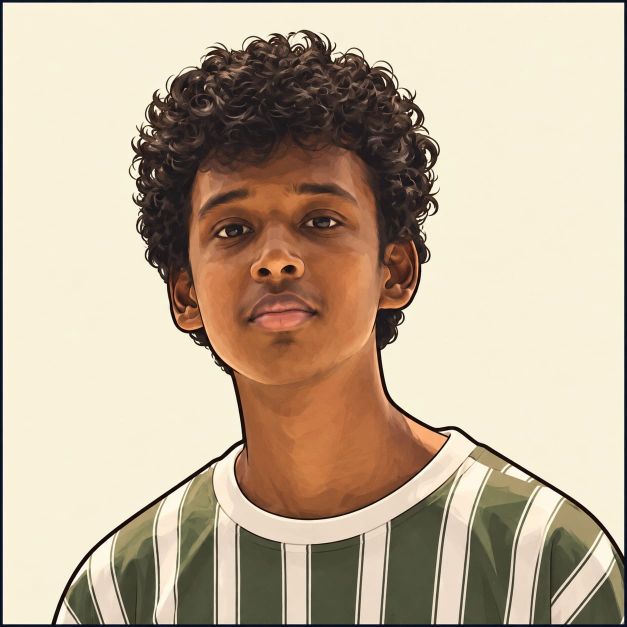
#> input picture source-photo.png, 1254 x 1254 px (shown at 1/2 size)
$ python make_ascii_svg.py
#> lines starting #> are read from the running program, lines starting #| are printed output that depends on the picture; after the words box and inside, x2 and y2 are one past the last pixel; in counts of white or black regions, pixels touching at a corner belong together
#!/usr/bin/env python3
"""
Generate profile-ascii.svg matching avi-ascii.svg terminal animation style.

Style features:
  • Skin rendered with NO ASCII characters (clean empty spaces)
  • Background rendered with NO ASCII characters (clean empty spaces)
  • Hair rendered with rich curly ASCII texture
  • Eyebrows, eyes, pupils, nose, lips, jawline, ears, and shirt stripes
    rendered with crisp ASCII characters
  • Animated terminal frame with row-by-row typing clipPath and moving cursor
  • Terminal header and whoami footer with blinking cursor
"""

import sys
from pathlib import Path
from PIL import Image, ImageFilter
import numpy as np

WORKSPACE = Path(__file__).resolve().parent.parent
SOURCE_PATH = WORKSPACE / "source-photo.png"
OUTPUT_SVG = WORKSPACE / "profile-ascii.svg"

# Grid settings matching avi-ascii.svg
COLS = 180
ROWS = 96
SVG_W = 840.0
SVG_H = 880.0
CONTENT_W = 800.0
FONT_SIZE = 7.2
ROW_H = 8.3
ROW_DUR = 0.06
X_OFFSET = 20.0
Y_START_CLIP = 37.0
Y_START_TEXT = 43.2
Y_START_RECT = 38.0

RAMP = "@%#sc*+=-:` "


def process_portrait(img_path: Path):
    img = Image.open(img_path).convert("RGB")
#> img is the input picture: PIL image 1254x1254 RGB; mean R, G, B 192.4, 175.3, 153

    # 1. Tight crop matching Avi's head-and-shoulders framing
    # In 1254x1254 source photo:
    crop_box = (160, 40, 1040, 1040)  # 880 x 1000
    img_crop = img.crop(crop_box)
    w, h = img_crop.size

    arr_rgb = np.array(img_crop, dtype=np.float32)
    r = arr_rgb[:, :, 0]
    g = arr_rgb[:, :, 1]
    b = arr_rgb[:, :, 2]
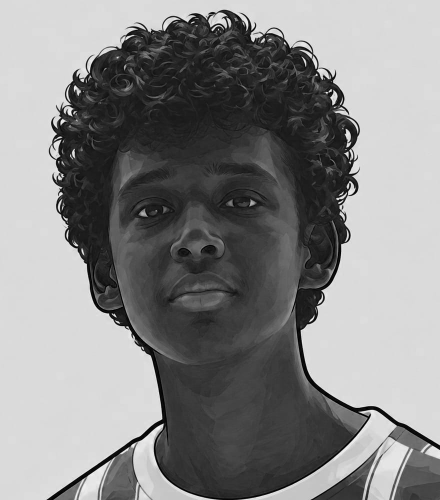
#> b: shape (1000, 880) float32 (shown at 1/2 size); min 0, max 252, mean 134.5
    gray = 0.299 * r + 0.587 * g + 0.114 * b

    # 2. Background mask (cream/off-white background)
    bg_sample = np.array([245.0, 240.0, 220.0])
    bg_dist = np.sqrt((r - bg_sample[0])**2 + (g - bg_sample[1])**2 + (b - bg_sample[2])**2)
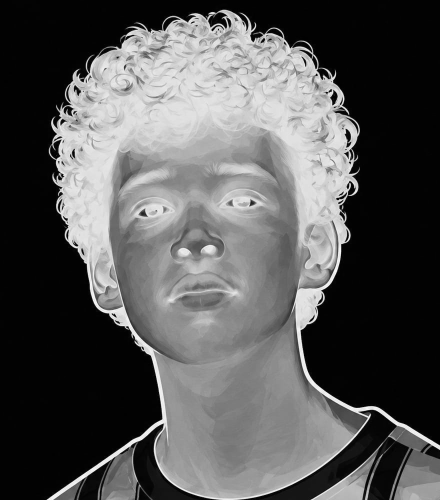
#> bg_dist: shape (1000, 880) float32 (shown at 1/2 size); min 0, max 405.7, mean 138.2; drawn with min black and max white
    is_bg = (bg_dist < 45) | ((r > 230) & (g > 225) & (b > 205) & (np.abs(r - g) < 20))
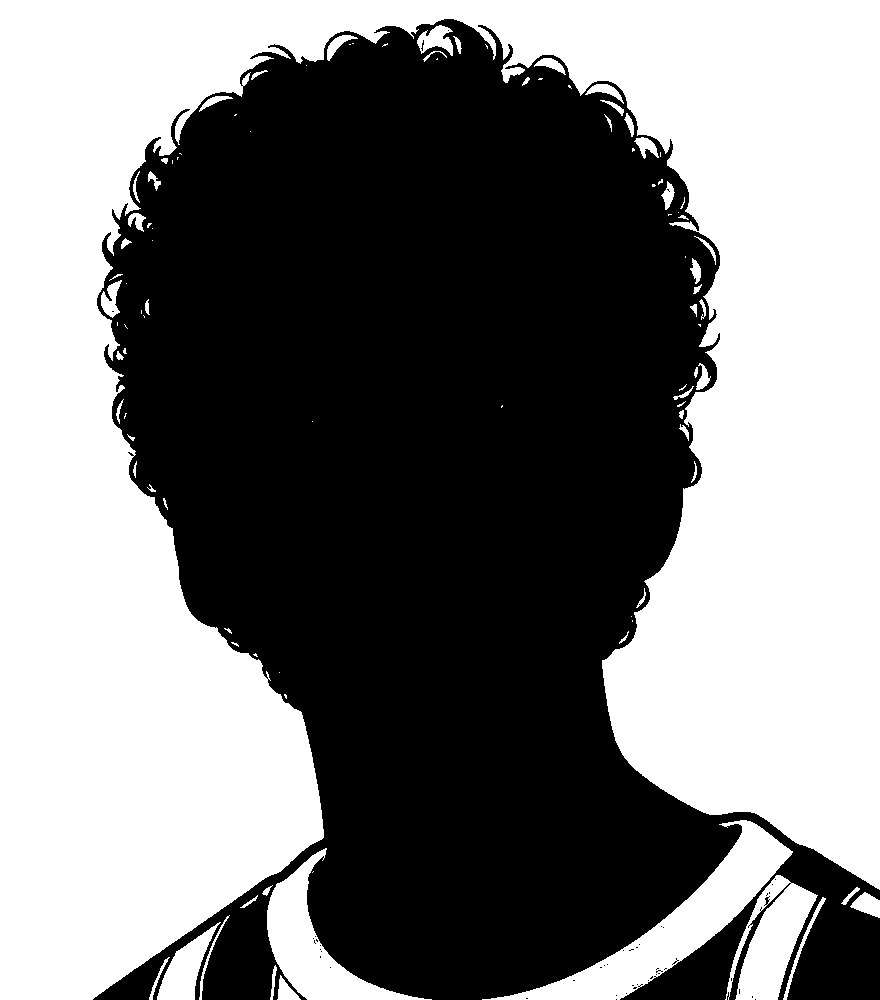
#> is_bg: shape (1000, 880) bool; 48.5% white; 100 white regions (44 under 20 px), largest, box (x1, y1, x2, y2) and area: (0, 0, 880, 1000) 392812, (482, 820, 793, 1000) 12257, (267, 848, 432, 1000) 7115

    # 3. Multi-scale edge detection
    pil_gray = Image.fromarray(gray.astype(np.uint8))
    edges = np.array(pil_gray.filter(ImageFilter.FIND_EDGES))
    smooth_gray = pil_gray.filter(ImageFilter.GaussianBlur(radius=1.2))
    smooth_edges = np.array(smooth_gray.filter(ImageFilter.FIND_EDGES))
    comb_edges = np.maximum(edges, smooth_edges * 1.3)

    y_indices = np.arange(h)[:, None]
    x_indices = np.arange(w)[None, :]

    # 4. Hair mask (upper curly crown)
    is_hair = (y_indices < 620) & (gray < 85) & ~is_bg
#> is_hair: shape (1000, 880) bool; 20.7% white; 101 white regions (86 under 20 px), largest, box (x1, y1, x2, y2) and area: (98, 20, 719, 620) 161377, (256, 375, 374, 467) 5777, (413, 361, 538, 450) 5726

    # 5. Facial features (eyebrows, eyes, eyelids, pupils, nostrils, lips)
    face_region = (y_indices >= 240) & (y_indices <= 760) & (x_indices >= 120) & (x_indices <= 780)
    is_feature = face_region & (gray < 75) & ~is_bg
#> is_feature: shape (1000, 880) bool; 10.6% white; 109 white regions (91 under 20 px), largest, box (x1, y1, x2, y2) and area: (120, 240, 719, 761) 78661, (259, 378, 367, 461) 4227, (416, 363, 534, 444) 4111

    # 6. Ears
    ears_region = (y_indices >= 400) & (y_indices <= 640) & ((x_indices <= 260) | (x_indices >= 660))
    is_ear = ears_region & ((comb_edges > 20) | (gray < 70)) & ~is_bg
#> is_ear: shape (1000, 880) bool; 2.3% white; 187 white regions (183 under 20 px), largest, box (x1, y1, x2, y2) and area: (112, 400, 261, 641) 15641, (660, 400, 702, 568) 3734, (232, 400, 239, 413) 28, (223, 402, 227, 420) 28

    # 7. Jawline and chin edge
    jaw_region = (y_indices >= 520) & (y_indices <= 770) & (x_indices >= 220) & (x_indices <= 720)
    is_jaw_edge = jaw_region & (comb_edges > 24) & ~is_bg
#> is_jaw_edge: shape (1000, 880) bool; 0.91% white in thin lines or dots, all inside (x1, y1, x2, y2) = (220, 520, 681, 771)

    # 8. Neck contours
    neck_region = (y_indices >= 650) & (y_indices <= 960) & ((x_indices <= 390) | (x_indices >= 580))
    is_neck_edge = neck_region & (comb_edges > 20) & ~is_bg
#> is_neck_edge: shape (1000, 880) bool; 1.1% white in thin lines or dots, all inside (x1, y1, x2, y2) = (149, 650, 880, 961)

    # 9. Shirt & collar
    collar_outline = (y_indices >= 760) & (y_indices <= 880) & (comb_edges > 20) & ~is_bg
#> collar_outline: shape (1000, 880) bool; 0.44% white in thin lines or dots, all inside (x1, y1, x2, y2) = (262, 760, 864, 881)
    is_shirt_area = (y_indices >= 820) & ~is_bg
#> is_shirt_area: shape (1000, 880) bool; 9.8% white; 44 white regions (42 under 20 px), largest, box (x1, y1, x2, y2) and area: (93, 820, 742, 1000) 69210, (620, 820, 880, 1000) 16516
    is_neck_skin = (y_indices >= 650) & (y_indices < 860) & (x_indices >= 320) & (x_indices <= 650)
    green_stripes = is_shirt_area & (gray < 120) & ~is_neck_skin & ~is_bg
#> green_stripes: shape (1000, 880) bool; 4.9% white; 82 white regions (66 under 20 px), largest, box (x1, y1, x2, y2) and area: (308, 820, 742, 1000) 31741, (622, 886, 766, 1000) 3852, (788, 963, 880, 1000) 2668

    # Assemble line art canvas (default pure white 255)
    canvas = np.full_like(gray, 255)

    # Hair
    canvas[is_hair] = gray[is_hair]
    # Ears
    canvas[is_ear] = np.minimum(canvas[is_ear], gray[is_ear])
    # Facial features
    canvas[is_feature] = np.minimum(canvas[is_feature], gray[is_feature])
    # Jawline and neck
    canvas[is_jaw_edge] = np.minimum(canvas[is_jaw_edge], 40)
    canvas[is_neck_edge] = np.minimum(canvas[is_neck_edge], 40)
    # Collar & shirt stripes
    canvas[collar_outline] = np.minimum(canvas[collar_outline], 30)
#> canvas: shape (1000, 880) float32; min 0.897, max 255, mean 207.1
    canvas[green_stripes] = np.minimum(canvas[green_stripes], gray[green_stripes])

    # 10. Blank out skin:
    # Ensure skin that is not a sharp feature/edge is 100% pure white (no ASCII)
    is_skin = (r > 90) & (g > 55) & (b > 35) & (r >= g) & (g >= b) & ((r - b) >= 18) & ~is_bg
#> is_skin: shape (1000, 880) bool; 31.5% white; 661 white regions (484 under 20 px), largest, box (x1, y1, x2, y2) and area: (217, 252, 736, 996) 235906, (648, 839, 880, 1000) 9505, (195, 882, 307, 1000) 5992
    # Forehead shadow / cheek shadow erasure:
    skin_smooth = is_skin & (gray >= 70) & (comb_edges < 35)
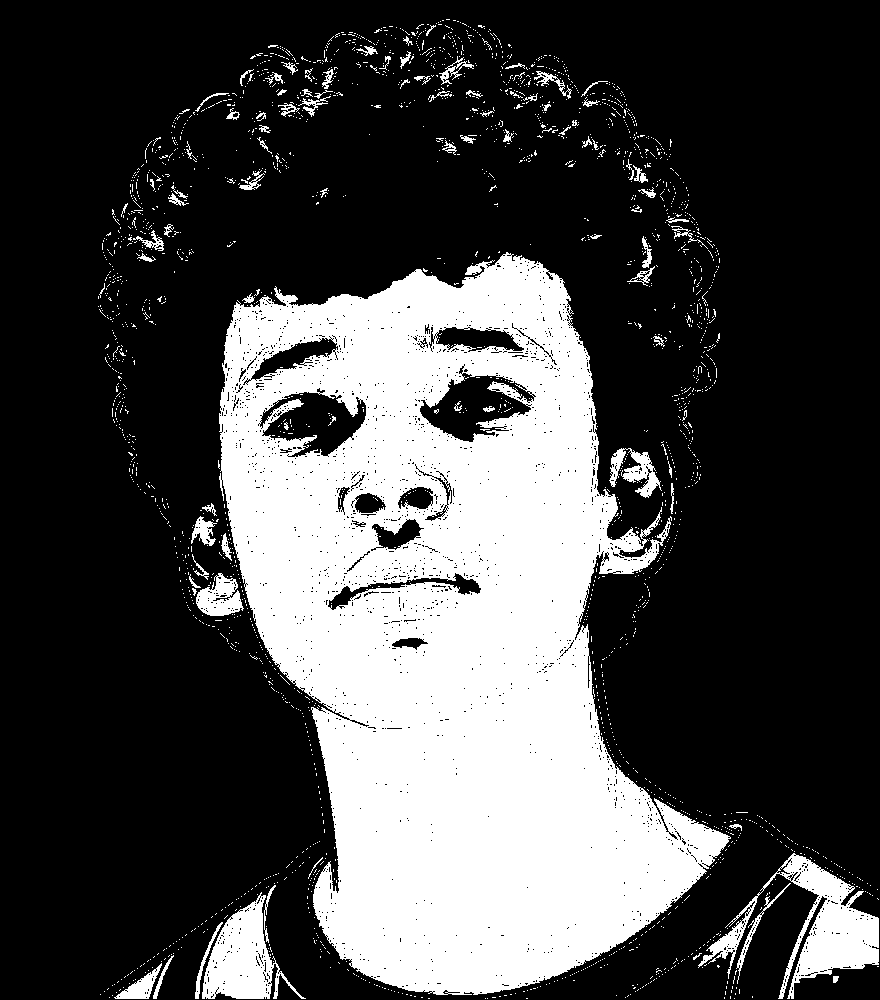
#> skin_smooth: shape (1000, 880) bool; 28.2% white; 2416 white regions (2326 under 20 px), largest, box (x1, y1, x2, y2) and area: (219, 252, 731, 995) 221235, (698, 853, 879, 999) 7710, (202, 892, 306, 999) 4944
    canvas[skin_smooth] = 255
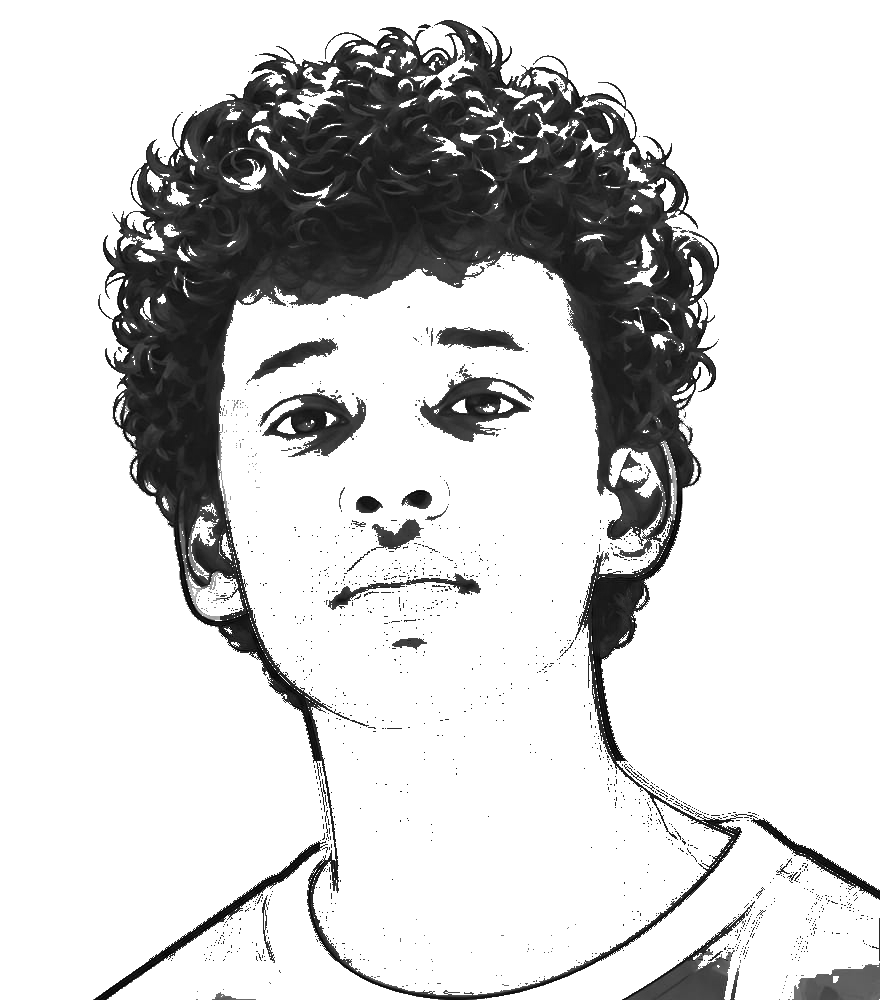
#> canvas: shape (1000, 880) float32; min 0.897, max 255, mean 209.4

    # 11. Blank out background
    canvas[is_bg] = 255

    line_art_img = Image.fromarray(canvas.astype(np.uint8))

    # 12. Thicken dark lines slightly with MinFilter(3)
    # This prevents sub-pixel thin lines from disappearing during downsampling
    thickened_art = line_art_img.filter(ImageFilter.MinFilter(3))

    # 13. Downsample to target COLS x ROWS
    small_art = thickened_art.resize((COLS, ROWS), Image.Resampling.LANCZOS)
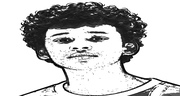
#> small_art: PIL image 180x96 L; min 0, max 255, mean 197.3
    arr_small = np.array(small_art)

    # Convert to ASCII
    def val_to_char(val):
        if val >= 215:
            return " "
        idx = int((val / 215.0) * (len(RAMP) - 1))
        return RAMP[min(idx, len(RAMP) - 2)]

    ascii_lines = []
    for r_i in range(ROWS):
        line = "".join(val_to_char(arr_small[r_i, c]) for c in range(COLS))
        ascii_lines.append(line)
#> this loop made 96 passes
#| Generated 96 rows x 180 cols

    return ascii_lines


def build_svg(ascii_lines):
    svg_parts = []
    svg_parts.append(
        f'<svg xmlns="http://www.w3.org/2000/svg" width="{SVG_W}" height="{SVG_H}" '
        f'viewBox="0 0 {SVG_W} {SVG_H}" font-family="ui-monospace, SFMono-Regular, Menlo, Consolas, monospace">\n'
    )
    svg_parts.append(
        '<defs><linearGradient id="bg" x1="0" y1="0" x2="0" y2="1">'
        '<stop offset="0" stop-color="#111722"/><stop offset="1" stop-color="#0d1117"/>'
        "</linearGradient></defs>\n"
    )
    svg_parts.append(f'<rect width="{SVG_W}" height="{SVG_H}" rx="12" fill="url(#bg)"/>\n')
    svg_parts.append(
        f'<rect x="0.5" y="0.5" width="{SVG_W - 1}" height="{SVG_H - 1}" rx="12" '
        'fill="none" stroke="#30363d" stroke-width="1"/>\n'
    )
    svg_parts.append(f'<line x1="0" y1="30" x2="{SVG_W}" y2="30" stroke="#30363d"/>\n')
    svg_parts.append('<circle cx="20" cy="15.0" r="5" fill="#ff5f56"/>\n')
    svg_parts.append('<circle cx="36" cy="15.0" r="5" fill="#ffbd2e"/>\n')
    svg_parts.append('<circle cx="52" cy="15.0" r="5" fill="#27c93f"/>\n')
    svg_parts.append(
        f'<text x="{SVG_W / 2}" y="19.0" fill="#7d8590" font-size="12" text-anchor="middle">'
        "Manohar-P-C@github: ~$ ./portrait.sh</text>\n"
    )

    char_w = CONTENT_W / COLS

    for i, line in enumerate(ascii_lines):
        t_begin = i * ROW_DUR
        t_end = (i + 1) * ROW_DUR
        y_clip = Y_START_CLIP + i * ROW_H
        y_text = Y_START_TEXT + i * ROW_H
        y_rect = Y_START_RECT + i * ROW_H

        # ClipPath
        svg_parts.append(
            f'<clipPath id="r{i}"><rect x="{X_OFFSET}" y="{y_clip:.1f}" height="{ROW_H:.2f}" width="0">'
            f'<animate attributeName="width" from="0" to="{CONTENT_W}" begin="{t_begin:.3f}s" '
            f'dur="{ROW_DUR:.2f}s" fill="freeze"/></rect></clipPath>\n'
        )

        # Text line
        svg_parts.append(
            f'<g clip-path="url(#r{i})"><text xml:space="preserve" x="{X_OFFSET}" y="{y_text:.1f}" '
            f'fill="#c9d1d9" font-size="{FONT_SIZE}" textLength="{CONTENT_W}" '
            f'lengthAdjust="spacing">{line}</text></g>\n'
        )

        # Scanning cursor
        svg_parts.append(
            f'<rect y="{y_rect:.1f}" width="{char_w:.3f}" height="{ROW_H - 2:.2f}" '
            f'fill="#c9d1d9" opacity="0">'
            f'<animate attributeName="x" from="{X_OFFSET}" to="{X_OFFSET + CONTENT_W}" '
            f'begin="{t_begin:.3f}s" dur="{ROW_DUR:.2f}s" fill="freeze"/>'
            f'<set attributeName="opacity" to="0.85" begin="{t_begin:.3f}s"/>'
            f'<set attributeName="opacity" to="0" begin="{t_end:.3f}s"/></rect>\n'
        )
#> this loop made 96 passes

    # Footer
    svg_parts.append(f'<line x1="0" y1="837.0" x2="{SVG_W}" y2="837.0" stroke="#30363d"/>\n')
    svg_parts.append(
        '<text x="20" y="856.0" fill="#7d8590" font-size="13">'
        'Manohar-P-C@github:~$ whoami <tspan fill="#c9d1d9">Manohar P C</tspan></text>\n'
    )
    # Cursor after "Manohar P C" (starts at x=20, text length ~41 chars monospace ≈ 348px)
    svg_parts.append(
        '<rect x="348.0" y="844.0" width="8" height="14" fill="#c9d1d9">'
        '<animate attributeName="opacity" values="1;1;0;0" keyTimes="0;0.5;0.51;1" dur="1s" repeatCount="indefinite"/>'
        "</rect>\n"
    )
    svg_parts.append("</svg>\n")

    return "".join(svg_parts)


def main():
    print(f"Loading {SOURCE_PATH}...")
    ascii_lines = process_portrait(SOURCE_PATH)
    print(f"Generated {len(ascii_lines)} rows x {len(ascii_lines[0])} cols")

    svg_content = build_svg(ascii_lines)
    OUTPUT_SVG.write_text(svg_content, encoding="utf-8")
    print(f"Successfully generated {OUTPUT_SVG} ({len(svg_content):,} bytes)")
#| Successfully generated profile-ascii.svg (77,386 bytes)


if __name__ == "__main__":
    main()

$ run again, with source-prepped.png copied over source-photo.png
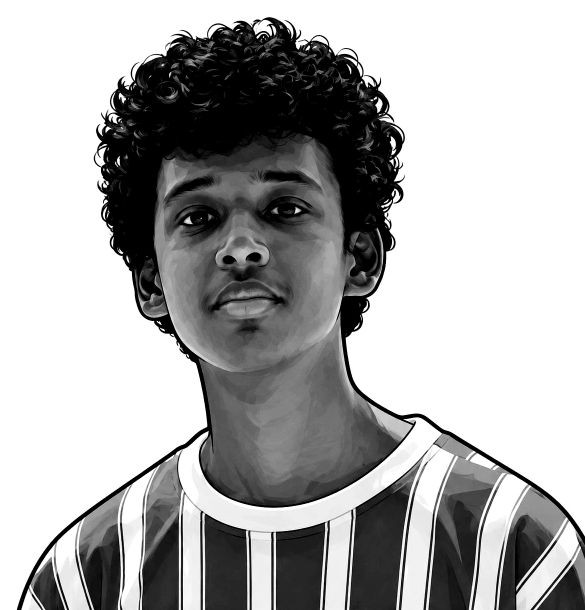
#> input picture source-prepped.png, 1170 x 1220 px (shown at 1/2 size)
#> in process_portrait, `is_bg = (bg_dist < 45) | ((r > 230) & (g > 225) & (b > 205) & (np.abs(..`:
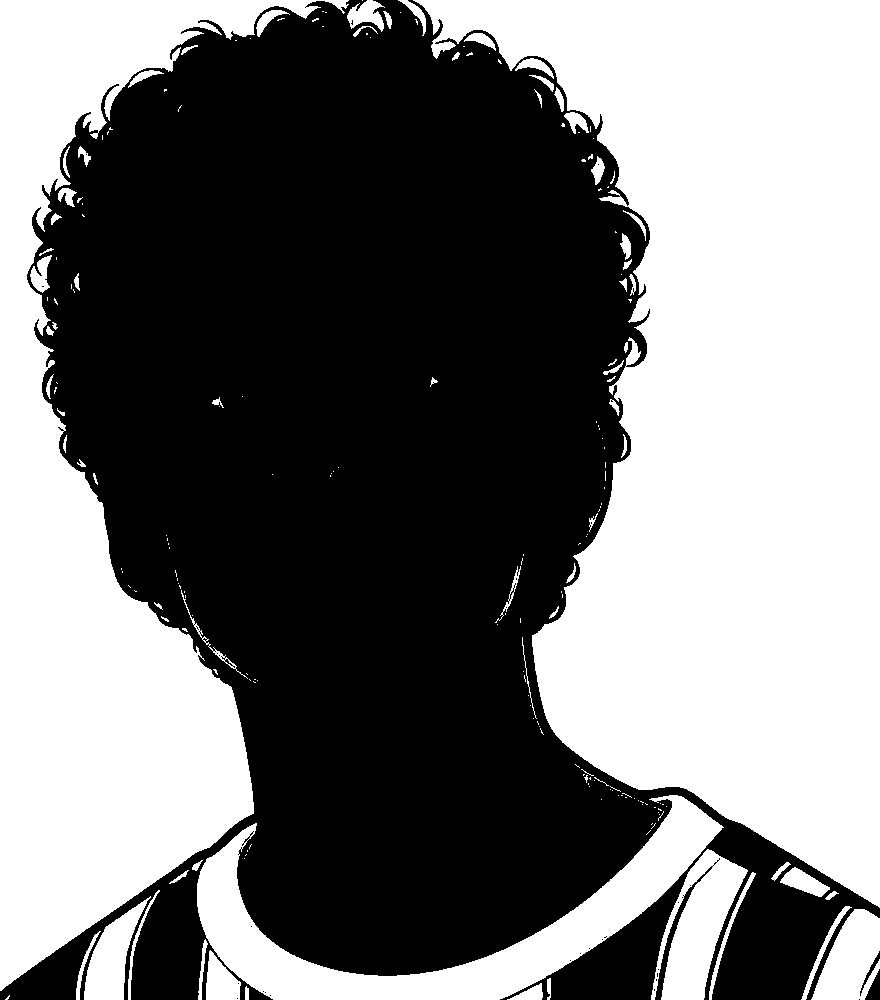
#> is_bg: shape (1000, 880) bool; 47.4% white; 209 white regions (140 under 20 px), largest, box (x1, y1, x2, y2) and area: (413, 0, 880, 908) 242979, (0, 0, 349, 991) 122766, (197, 795, 724, 1000) 26460
#> is_hair: shape (1000, 880) bool; 24.9% white; 146 white regions (139 under 20 px), largest, box (x1, y1, x2, y2) and area: (28, 0, 650, 620) 203167, (237, 439, 428, 601) 13889, (295, 596, 368, 620) 1202
#> is_feature: shape (1000, 880) bool; 11.1% white; 137 white regions (122 under 20 px), largest, box (x1, y1, x2, y2) and area: (120, 240, 484, 761) 51142, (468, 240, 649, 761) 34350, (242, 442, 427, 598) 8168
#> is_ear: shape (1000, 880) bool; 2.3% white; 539 white regions (531 under 20 px), largest, box (x1, y1, x2, y2) and area: (47, 400, 206, 641) 14812, (172, 400, 261, 448) 2754, (240, 542, 261, 596) 720
#> is_jaw_edge: shape (1000, 880) bool; 0.98% white in thin lines or dots, all inside (x1, y1, x2, y2) = (220, 520, 604, 771)
#> is_neck_edge: shape (1000, 880) bool; 1.1% white in thin lines or dots, all inside (x1, y1, x2, y2) = (45, 650, 880, 961)
#> collar_outline: shape (1000, 880) bool; 0.52% white in thin lines or dots, all inside (x1, y1, x2, y2) = (157, 760, 833, 881)
#> is_shirt_area: shape (1000, 880) bool; 9.9% white; 24 white regions (19 under 20 px), largest, box (x1, y1, x2, y2) and area: (0, 820, 664, 1000) 62472, (500, 820, 880, 1000) 23216, (655, 858, 720, 1000) 690, (865, 969, 880, 1000) 252, (860, 951, 880, 996) 135
#> green_stripes: shape (1000, 880) bool; 6.3% white; 128 white regions (102 under 20 px), largest, box (x1, y1, x2, y2) and area: (0, 820, 630, 1000) 35084, (712, 904, 829, 1000) 7641, (551, 860, 696, 1000) 6594
#> is_skin: shape (1000, 880) bool; every value is 0
#> in process_portrait, `small_art = thickened_art.resize((COLS, ROWS), Image.Resampling.LANCZOS)`:
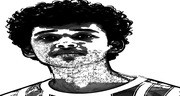
#> small_art: PIL image 180x96 L; min 0, max 255, mean 162.6
#> the loop in process_portrait, `for r_i in range(ROWS):` made 96 passes
#| Generated 96 rows x 180 cols
#> the loop in build_svg, `for i, line in enumerate(ascii_lines):` made 96 passes
#| Successfully generated profile-ascii.svg (77,386 bytes)
